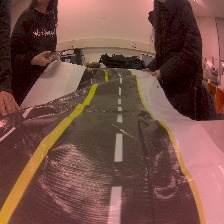
#> input picture Contest/Project/Picture/Light_Test3Namespace().jpg, 224 x 224 px
$ python CameraTest.py
#> lines starting #> are read from the running program, lines starting #| are printed output that depends on the picture; after the words box and inside, x2 and y2 are one past the last pixel; in counts of white or black regions, pixels touching at a corner belong together
### Contest/Project/Paragon_function.py
# -*- coding: utf-8 -*- # 한글 주석쓰려면 이거 해야함
import cv2 # opencv 사용
import numpy as np

#image = cv2.imread('./Picture/Light_Test3Namespace().jpg') # 이미지 읽기

def grayscale(img): # 흑백이미지로 변환
    return cv2.cvtColor(img, cv2.COLOR_RGB2GRAY)

def canny(img, low_threshold, high_threshold): # Canny 알고리즘
    return cv2.Canny(img, low_threshold, high_threshold)

def gaussian_blur(img, kernel_size): # 가우시안 필터
    return cv2.GaussianBlur(img, (kernel_size, kernel_size), 0)

def region_of_interest(img, vertices, color3=(255,255,255), color1=255): # ROI 셋팅

    mask = np.zeros_like(img) # mask = img와 같은 크기의 빈 이미지

    if len(img.shape) > 2: # Color 이미지(3채널)라면 :
        color = color3
    else: # 흑백 이미지(1채널)라면 :
        color = color1

    # vertices에 정한 점들로 이뤄진 다각형부분(ROI 설정부분)을 color로 채움
    cv2.fillPoly(mask, vertices, color)

    # 이미지와 color로 채워진 ROI를 합침
    ROI_image = cv2.bitwise_and(img, mask)
    return ROI_image

def Line_Calculation(arr_line):
    _min = (arr_line[0,0,0] + arr_line[0,0,2])/2
    _max = (arr_line[0,0,0] + arr_line[0,0,2])/2
    leftidx = 0
    rightidx = len(arr_line) - 1
    for i in range(len(arr_line)):
        dist = (arr_line[i,0,0] + arr_line[i,0,2])/2
        if dist < _min:
	        _min = dist
	        leftidx = i

    for i in range(len(arr_line)):
        dist = (arr_line[i,0,0] + arr_line[i,0,2])/2
        if dist > _max:
	        _max = dist
	        rightidx = i
    target = [arr_line[leftidx,:,:], arr_line[rightidx,:,:]]
    return target


def hough_lines(img, rho, theta, threshold, min_line_len, max_line_gap): # 허프 변환
    lines = cv2.HoughLinesP(img, rho, theta, threshold, np.array([]), minLineLength=min_line_len, maxLineGap=max_line_gap)
    #line_img = np.zeros((img.shape[0], img.shape[1], 3), dtype=np.uint8)
    #draw_lines(line_img, lines)

    return lines

def binarization(_img):
    return cv2.threshold(_img, 100, 255, cv2.THRESH_BINARY)
'''-----------------------------func--------------------------------------------'''
# [5 lines of commented-out code are left out]

def mainfunc(image):
	height, width = image.shape[:2] # 이미지 높이, 너비

	gray_img = grayscale(image) # 흑백이미지로 변환

	gaussian_img = gaussian_blur(gray_img, 3) # Blur 효과

# binary
	ret, binary_img = binarization(gaussian_img)
#
	canny_img = canny(binary_img, 70, 210) # Canny edge 알고리즘

	vertices = np.array([[(0,height),(width/2-65, height/2+30), (width/2+100, height/2+30), (width,height)]], dtype=np.int32)
	ROI_img = region_of_interest(canny_img, vertices) # ROI 설정

	line_arr = hough_lines(ROI_img, 1, 1 * np.pi/180, 35, 15, 25) # 허프 변환
	'''
	for i in range(len(line_arr)):
		for x1,y1,x2,y2 in line_arr[i]:
			cv2.line(image, (x1, y1), (x2, y2), (0,0,255),3)
			'''
	arrline = Line_Calculation(line_arr)
	leftarr = arrline[0]
	rightarr = arrline[1]
	return (leftarr,rightarr)

'''
for i in range(len(arrline)):
    for x1,y1,x2,y2 in arrline[i]:
        cv2.line(image, (x1, y1), (x2, y2), (0,0,255),3)
		'''

#for i in range(len(arrline)):
#	for x1,y1,x2,y2 in arrline[i]:

#cv2.imshow('result', binary_img) # 결과 이미지 출력
#cv2.imshow('result', image) # 결과 이미지 출력
#cv2.waitKey(0)

### Contest/Project/CameraTest.py
#from jetbot import Robot
import sys
import time
import socket
from Paragon_function import mainfunc
import cv2
import os
import time

def CenterCalculation(left, right):
	# x1,x3   x2,x4
	x1 = left[0,2]
	x2 = left[0,0]
	x3 = right[0,0]
	x4 = right[0,2]

	midupx = (x1 + x3)/2
	middownx = (x2 + x4)/2
	midx = (midupx + middownx)/2

	y1 = left[0,3]
	y2 = left[0,1]
	y3 = right[0,1]
	y4 = right[0,3]

	midupy = (y1 + y3)/2
	middowny = (y2 + y4)/2
	midy = (midupy + middowny)/2
	return (int(midx), int(midy))

blue_color = (255,0,0)
#robot = Robot()
image = cv2.imread('./Picture/Light_Test3Namespace().jpg')
#> image is the input picture: shape (224, 224, 3); mean B, G, R 70, 79, 117.3
# [6 lines of commented-out code are left out]
'''
if image.all() == False:
	print("You couldn't read image ")
	sys.exit()
'''
leftarr, rightarr = mainfunc(image)
#> in grayscale, `return cv2.cvtColor(img, cv2.COLOR_RGB2GRAY)`:
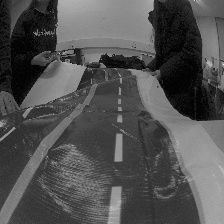
#> returned value: shape (224, 224); min 1, max 234, mean 80.7
#> in gaussian_blur, `return cv2.GaussianBlur(img, (kernel_size, kernel_size), 0)`:
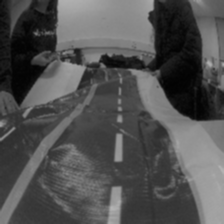
#> returned value: shape (224, 224); min 2, max 179, mean 80.7
#> in mainfunc, `ret, binary_img = binarization(gaussian_img)`:
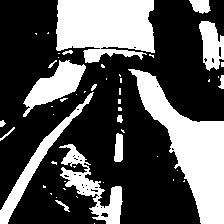
#> binary_img: shape (224, 224); 33.7% white; 51 white regions (35 under 20 px), largest, box (x1, y1, x2, y2) and area: (128, 69, 224, 224) 5518, (56, 0, 155, 63) 5072, (59, 144, 123, 224) 1643
#> in mainfunc, `ret, binary_img = binarization(gaussian_img)`: ret = 100
#> in canny, `return cv2.Canny(img, low_threshold, high_threshold)`:
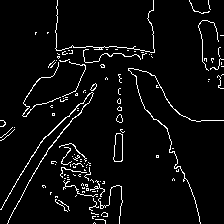
#> returned value: shape (224, 224); 4.7% white in thin lines or dots
#> in region_of_interest, `cv2.fillPoly(mask, vertices, color)`:
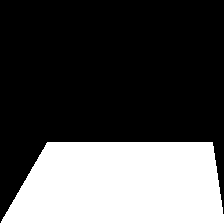
#> mask: shape (224, 224); 31.9% white; 1 white region, box (x1, y1, x2, y2) and area: (0, 142, 224, 224) 16023
#> in region_of_interest, `ROI_image = cv2.bitwise_and(img, mask)`:
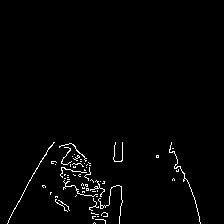
#> ROI_image: shape (224, 224); 1.7% white in thin lines or dots, all inside (x1, y1, x2, y2) = (7, 142, 201, 224)
#> in hough_lines, `lines = cv2.HoughLinesP(img, rho, theta, threshold, np.array([]), minL..`: lines = [[12, 212, 50, 146], [120, 215, 122, 142], [171, 144, 195, 200]]
#> in mainfunc, `line_arr = hough_lines(ROI_img, 1, 1 * np.pi/180, 35, 15, 25)`: line_arr has the same summary as lines in hough_lines
#> in Line_Calculation, `rightidx = len(arr_line) - 1`: rightidx = 2
#> the loop in Line_Calculation, `for i in range(len(arr_line)):` made 3 passes
#> dist on passes 1 to 3: 31, 121, 183
#> after the loop in Line_Calculation, `for i in range(len(arr_line)):`: leftidx = 0
#> the loop in Line_Calculation, `for i in range(len(arr_line)):` made 3 passes
#> (dist, rightidx) on passes 2 to 3: (121, 1), (183, 2)
#> after the loop in Line_Calculation, `for i in range(len(arr_line)):`: rightidx = 2
#> in Line_Calculation, `target = [arr_line[leftidx,:,:], arr_line[rightidx,:,:]]`: target = [[[12, 212, 50, 146]], [[171, 144, 195, 200]]]
#> in mainfunc, `leftarr = arrline[0]`: leftarr = [[12, 212, 50, 146]]
#> in mainfunc, `rightarr = arrline[1]`: rightarr = [[171, 144, 195, 200]]
#> leftarr = [[12, 212, 50, 146]]; rightarr = [[171, 144, 195, 200]]
presentx, presenty = CenterCalculation(leftarr, rightarr)
#> in CenterCalculation, `x1 = left[0,2]`: x1 = 50
#> in CenterCalculation, `x2 = left[0,0]`: x2 = 12
#> in CenterCalculation, `x3 = right[0,0]`: x3 = 171
#> in CenterCalculation, `x4 = right[0,2]`: x4 = 195
#> in CenterCalculation, `midupx = (x1 + x3)/2`: midupx = 110.5
#> in CenterCalculation, `middownx = (x2 + x4)/2`: middownx = 103.5
#> in CenterCalculation, `midx = (midupx + middownx)/2`: midx = 107
#> in CenterCalculation, `y1 = left[0,3]`: y1 = 146
#> in CenterCalculation, `y2 = left[0,1]`: y2 = 212
#> in CenterCalculation, `y3 = right[0,1]`: y3 = 144
#> in CenterCalculation, `y4 = right[0,3]`: y4 = 200
#> in CenterCalculation, `midupy = (y1 + y3)/2`: midupy = 145
#> in CenterCalculation, `middowny = (y2 + y4)/2`: middowny = 206
#> in CenterCalculation, `midy = (midupy + middowny)/2`: midy = 175.5
#> presentx = 107; presenty = 175
#img = cv2.rectangle(image,
#img = cv2.rectangle(image, (leftarr[0,2] ,leftarr[0,3]), (rightarr[0,2],rightarr[0,3]), blue_color,-1)
img = cv2.circle(image, (presentx, presenty), 5 ,blue_color,-1)
cv2.imshow('result', img) # 결과 이미지 출력
cv2.waitKey(5000)

$ run again, with Contest/Project/Picture/solidWhiteRight.jpg copied over Contest/Project/Picture/Light_Test3Namespace().jpg
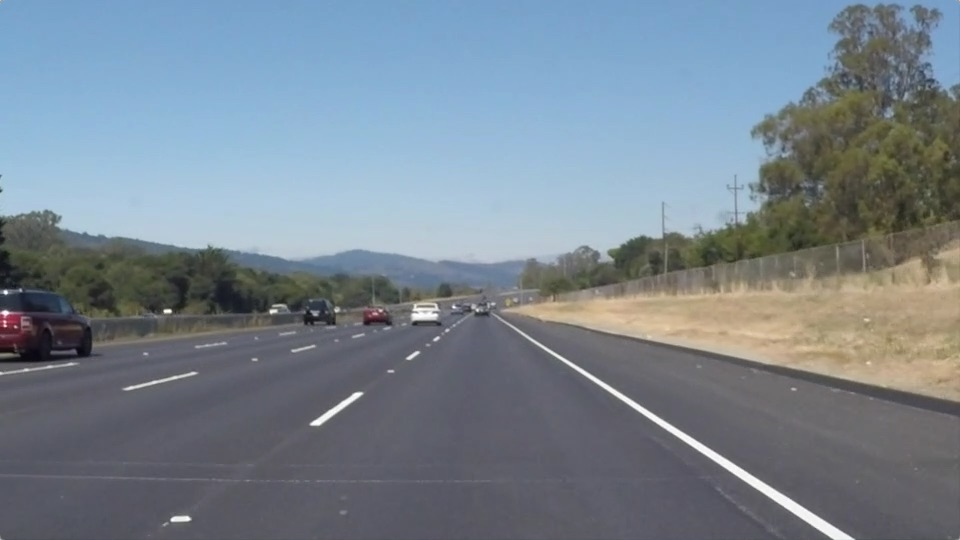
#> input picture Contest/Project/Picture/solidWhiteRight.jpg, 960 x 540 px
#> image is the input picture: shape (540, 960, 3); mean B, G, R 143.7, 132.6, 120.3
#> in mainfunc, `ret, binary_img = binarization(gaussian_img)`:
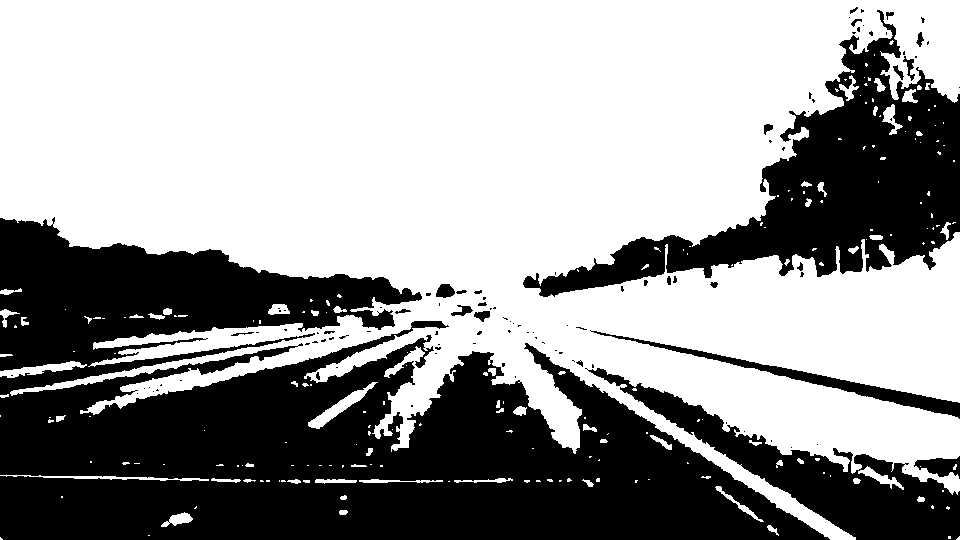
#> binary_img: shape (540, 960); 60.8% white; 106 black regions (79 under 20 px), largest, box (x1, y1, x2, y2) and area: (0, 217, 830, 540) 144123, (523, 10, 960, 297) 38238, (585, 368, 960, 540) 15645
#> ret = 100
#> mask: shape (540, 960); 26.1% white; 1 white region, box (x1, y1, x2, y2) and area: (1, 300, 960, 540) 135157
#> in region_of_interest, `ROI_image = cv2.bitwise_and(img, mask)`:
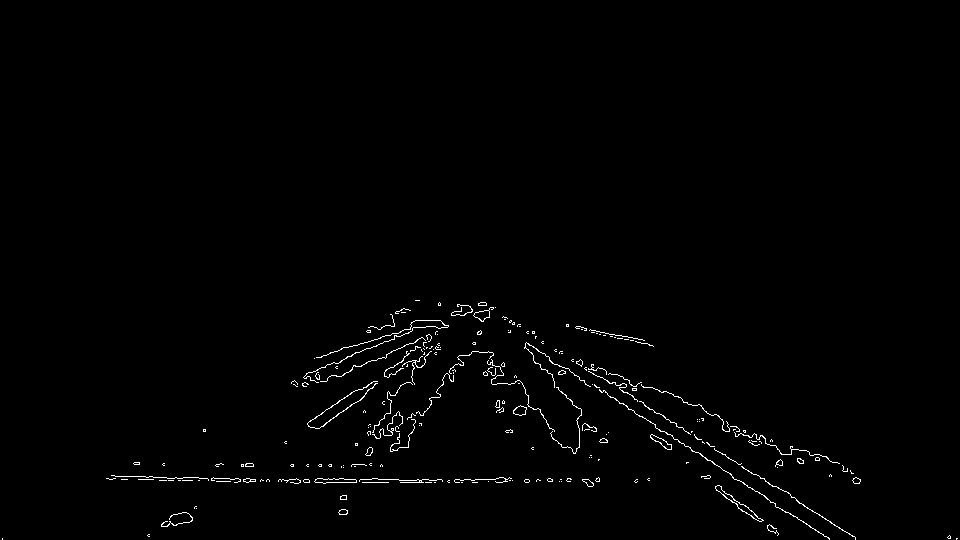
#> ROI_image: shape (540, 960); 0.98% white in thin lines or dots, all inside (x1, y1, x2, y2) = (2, 300, 958, 540)
#> lines = 67 rows, first 6: [109, 479, 153, 479], [480, 311, 829, 538], [286, 482, 528, 482], [467, 305, 693, 451], [483, 305, 855, 537], [488, 481, 599, 481]
#> line_arr has the same summary as lines in hough_lines
#> in Line_Calculation, `rightidx = len(arr_line) - 1`: rightidx = 66
#> the loop in Line_Calculation, `for i in range(len(arr_line)):` made 67 passes
#> dist on passes 1 to 8: 131, 654.5, 407, 580, 669, 543.5, 237, 403.5
#> after the loop in Line_Calculation, `for i in range(len(arr_line)):`: leftidx = 0
#> the loop in Line_Calculation, `for i in range(len(arr_line)):` made 67 passes
#> after the loop in Line_Calculation, `for i in range(len(arr_line)):`: rightidx = 59
#> target = [[[109, 479, 153, 479]], [[817, 460, 839, 463]]]
#> in mainfunc, `leftarr = arrline[0]`: leftarr = [[109, 479, 153, 479]]
#> in mainfunc, `rightarr = arrline[1]`: rightarr = [[817, 460, 839, 463]]
#> `leftarr, rightarr = mainfunc(image)`: leftarr = [[109, 479, 153, 479]]; rightarr = [[817, 460, 839, 463]]
#> x1 = 153
#> x2 = 109
#> x3 = 817
#> x4 = 839
#> midupx = 485
#> middownx = 474
#> midx = 479.5
#> y1 = 479
#> y3 = 460
#> y4 = 463
#> midupy = 469.5
#> middowny = 471
#> midy = 470.2
#> presentx = 479; presenty = 470

$ run again, with Contest/Project/Picture/LaneDetectionTest.jpg copied over Contest/Project/Picture/Light_Test3Namespace().jpg
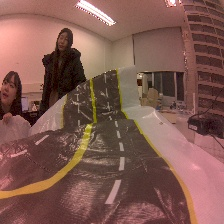
#> input picture Contest/Project/Picture/LaneDetectionTest.jpg, 224 x 224 px
#> image is the input picture: shape (224, 224, 3); mean B, G, R 80.4, 89.5, 129.1
#> in mainfunc, `ret, binary_img = binarization(gaussian_img)`:
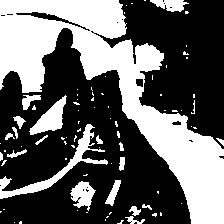
#> binary_img: shape (224, 224); 38.3% white; 83 white regions (62 under 20 px), largest, box (x1, y1, x2, y2) and area: (0, 0, 224, 224) 15423, (0, 124, 108, 199) 1157, (29, 95, 67, 135) 654
#> ret = 100
#> mask: shape (224, 224); 31.9% white; 1 white region, box (x1, y1, x2, y2) and area: (0, 142, 224, 224) 16023
#> in region_of_interest, `ROI_image = cv2.bitwise_and(img, mask)`:
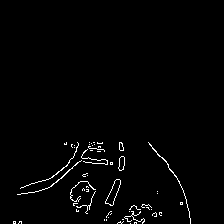
#> ROI_image: shape (224, 224); 1.7% white in thin lines or dots, all inside (x1, y1, x2, y2) = (13, 142, 191, 224)
#> lines = [[56, 182, 98, 143], [31, 192, 92, 145]]
#> in Line_Calculation, `rightidx = len(arr_line) - 1`: rightidx = 1
#> the loop in Line_Calculation, `for i in range(len(arr_line)):` made 2 passes
#> (dist, leftidx) on pass 2: (61.5, 1)
#> the loop in Line_Calculation, `for i in range(len(arr_line)):` made 2 passes
#> dist on passes 1 to 2: 77, 61.5
#> target = [[[31, 192, 92, 145]], [[31, 192, 92, 145]]]
#> in mainfunc, `leftarr = arrline[0]`: leftarr = [[31, 192, 92, 145]]
#> x1 = 92
#> x2 = 31
#> x4 = 92
#> midupx = 61.5
#> y1 = 145
#> y2 = 192
#> y4 = 145
#> midupy = 168.5
#> presentx = 61; presenty = 168
